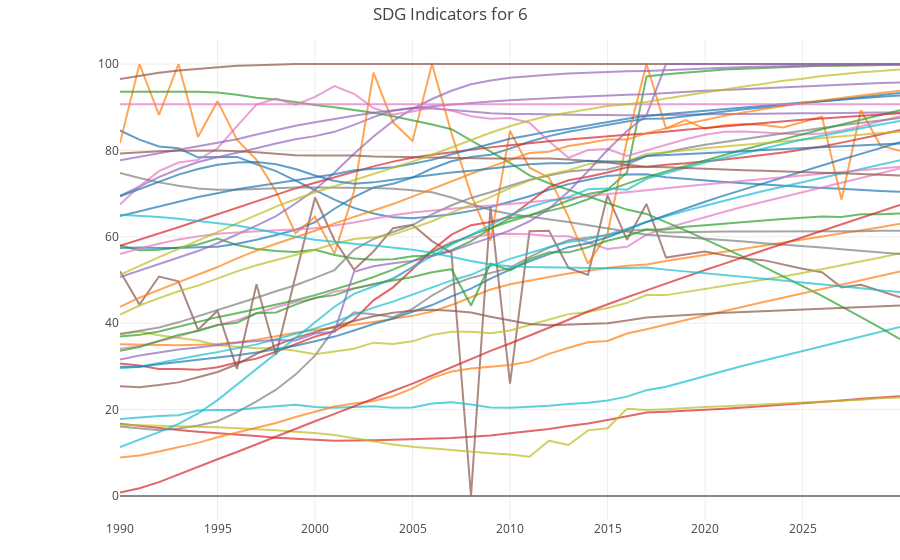

Notebook cell for this chart:
### Code cell
dff = df[df['location_id'] == loc_id]

data = [
            go.Scatter(
                x=dff[dff['ihme_indicator_description'] == i]['year_id'],
                y=dff[dff['ihme_indicator_description'] == i]['scaled_value'],
                text=str(i),  # df[df['cluster'] == i]['location_name'],
                mode='lines',
                opacity=0.7,
                marker={
                    'size': 5,
                    # 'color': df_c[df_c['cluster'] == i]['color'],  # palette[i],
                    # 'line': {'width': 0.5, 'color': 'white'}
                },
                name=f'{i}'
            ) for i in dff['ihme_indicator_description'].unique()
        ]
layout = go.Layout(
            title=f'SDG Indicators for {loc_id}',
            # xaxis={'title': 'Index Value'},
#             yaxis={'title': 'test'},
            margin={'l': 120, 'b': 40, 't': 40, 'r': 0},
            showlegend=False,
            # legend={'x': 0, 'y': 1},
            hovermode='closest')
fig = dict(data=data, layout=layout)

# iplot(data)
iplot(fig)

### Figure 1 — Plotly figure (JSON) as saved in the notebook; plotly's stock layout.template omitted (floating-point values rounded to 4 significant figures)
{"data": [{"marker": {"size": 5}, "mode": "lines", "name": "Indicator 3.3.1: Age-standardised rate of new HIV infections (per 1,000 population)", "opacity": 0.7, "text": "Indicator 3.3.1: Age-standardised rate of new HIV infections (per 1,000 population)", "type": "scatter", "uid": "b022c99f-9227-40d8-8077-1269cbecf6ab", "x": [1990, 1991, 1992, 1993, 1994, 1995, 1996, 1997, 1998, 1999, 2000, 2001, 2002, 2003, 2004, 2005, 2006, 2007, 2008, 2009, 2010, 2011, 2012, 2013, 2014, 2015, 2016, 2017, 2018, 2019, 2020, 2021, 2022, 2023, 2024, 2025, 2026, 2027, 2028, 2029, 2030], "y": [84.6, 82.5, 80.9, 80.5, 78.4, 78.5, 78.5, 76.8, 75.2, 73, 70.8, 68.6, 66.7, 65.4, 64.5, 64.3, 64.7, 65.2, 66, 66.9, 68.1, 69.4, 70.9, 72.2, 73.2, 74.1, 74.4, 74.5, 73.8, 73.4, 73, 72.7, 72.4, 72.1, 71.8, 71.6, 71.3, 71.1, 70.8, 70.6, 70.4]}, {"marker": {"size": 5}, "mode": "lines", "name": "Indicator 3.3.2: Age-standardised rate of tuberculosis cases (per 100,000 population)", "opacity": 0.7, "text": "Indicator 3.3.2: Age-standardised rate of tuberculosis cases (per 100,000 population)", "type": "scatter", "uid": "a59c9268-bb99-4e42-958f-2b48d7209fa1", "x": [1990, 1991, 1992, 1993, 1994, 1995, 1996, 1997, 1998, 1999, 2000, 2001, 2002, 2003, 2004, 2005, 2006, 2007, 2008, 2009, 2010, 2011, 2012, 2013, 2014, 2015, 2016, 2017, 2018, 2019, 2020, 2021, 2022, 2023, 2024, 2025, 2026, 2027, 2028, 2029, 2030], "y": [35.1, 35, 34.9, 34.9, 35, 35.2, 35.6, 36.2, 37, 37.8, 38.4, 39, 39.6, 40.3, 41, 41.7, 42.7, 44.2, 46, 47.8, 49, 49.9, 50.7, 51.5, 52.2, 52.8, 53.3, 53.6, 54.4, 55.1, 55.8, 56.6, 57.3, 58, 58.7, 59.4, 60.1, 60.8, 61.5, 62.2, 63]}, {"marker": {"size": 5}, "mode": "lines", "name": "Indicator 3.3.3: Age-standardised rate of malaria cases (per 1,000 population)", "opacity": 0.7, "text": "Indicator 3.3.3: Age-standardised rate of malaria cases (per 1,000 population)", "type": "scatter", "uid": "a331555a-1785-46d5-adb9-c60c8847115e", "x": [1990, 1991, 1992, 1993, 1994, 1995, 1996, 1997, 1998, 1999, 2000, 2001, 2002, 2003, 2004, 2005, 2006, 2007, 2008, 2009, 2010, 2011, 2012, 2013, 2014, 2015, 2016, 2017, 2018, 2019, 2020, 2021, 2022, 2023, 2024, 2025, 2026, 2027, 2028, 2029, 2030], "y": [58, 56.9, 57, 57.5, 58.2, 59.6, 58.1, 57.2, 56.7, 56.5, 57, 55.8, 55, 54.7, 54.8, 55.5, 55.7, 56.9, 59, 61.9, 64.3, 65, 66, 67.1, 68.7, 70.9, 74.9, 97.1, 97.6, 98, 98.4, 98.7, 98.9, 99.1, 99.3, 99.4, 99.6, 99.6, 99.7, 99.8, 99.8]}, {"marker": {"size": 5}, "mode": "lines", "name": "Indicator 3.3.4: Age-standardised rate of hepatitis B incidence (per 100,000 population)", "opacity": 0.7, "text": "Indicator 3.3.4: Age-standardised rate of hepatitis B incidence (per 100,000 population)", "type": "scatter", "uid": "7c5be337-82c3-43e8-ad37-864925712f38", "x": [1990, 1991, 1992, 1993, 1994, 1995, 1996, 1997, 1998, 1999, 2000, 2001, 2002, 2003, 2004, 2005, 2006, 2007, 2008, 2009, 2010, 2011, 2012, 2013, 2014, 2015, 2016, 2017, 2018, 2019, 2020, 2021, 2022, 2023, 2024, 2025, 2026, 2027, 2028, 2029, 2030], "y": [16.7, 16.2, 15.7, 15.3, 14.9, 14.6, 14.3, 13.9, 13.5, 13.2, 13, 12.8, 12.8, 12.9, 13, 13.1, 13.3, 13.4, 13.7, 14, 14.5, 15, 15.5, 16.2, 16.8, 17.6, 18.4, 19.3, 19.5, 19.7, 20, 20.2, 20.5, 20.8, 21.1, 21.4, 21.8, 22.1, 22.5, 22.8, 23.1]}, {"marker": {"size": 5}, "mode": "lines", "name": "Indicator 3.3.5: Age-standardised prevalence of the sum of 18 neglected tropical diseases (NTDs) (%)", "opacity": 0.7, "text": "Indicator 3.3.5: Age-standardised prevalence of the sum of 18 neglected tropical diseases (NTDs) (%)", "type": "scatter", "uid": "f976e69e-7643-42e2-a539-0310911ae57b", "x": [1990, 1991, 1992, 1993, 1994, 1995, 1996, 1997, 1998, 1999, 2000, 2001, 2002, 2003, 2004, 2005, 2006, 2007, 2008, 2009, 2010, 2011, 2012, 2013, 2014, 2015, 2016, 2017, 2018, 2019, 2020, 2021, 2022, 2023, 2024, 2025, 2026, 2027, 2028, 2029, 2030], "y": [69.5, 71.7, 73.8, 75.7, 77.3, 78.4, 79.4, 80.5, 81.6, 82.6, 83.3, 84.3, 85.9, 87.7, 89.2, 89.8, 89.7, 89.4, 89, 88.6, 88.4, 88.4, 88.3, 88.2, 88.2, 88.2, 88.1, 88.1, 88.2, 88.3, 88.3, 88.4, 88.4, 88.5, 88.6, 88.6, 88.6, 88.7, 88.7, 88.8, 88.8]}, {"marker": {"size": 5}, "mode": "lines", "name": "Indicator 1.5.1: Death rate due to exposure to forces of nature (per 100,000 population) ", "opacity": 0.7, "text": "Indicator 1.5.1: Death rate due to exposure to forces of nature (per 100,000 population) ", "type": "scatter", "uid": "5f15d8f8-a59c-4a5e-9809-f7c84e292069", "x": [1990, 1991, 1992, 1993, 1994, 1995, 1996, 1997, 1998, 1999, 2000, 2001, 2002, 2003, 2004, 2005, 2006, 2007, 2008, 2009, 2010, 2011, 2012, 2013, 2014, 2015, 2016, 2017, 2018, 2019, 2020, 2021, 2022, 2023, 2024, 2025, 2026, 2027, 2028, 2029, 2030], "y": [52, 44.3, 50.8, 49.7, 38.5, 42.9, 29.4, 49, 32.7, 51, 69.1, 59.2, 52.4, 56.6, 62, 62.8, 59, 56.3, 0, 66.9, 26, 61.3, 61.4, 52.8, 51.2, 69.6, 59.3, 67.6, 55.2, 55.9, 56.6, 55.7, 54.9, 54.6, 53.6, 52.6, 51.8, 48.3, 48.9, 47.4, 46]}, {"marker": {"size": 5}, "mode": "lines", "name": "Indicator 3.4.1: Age-standardised death rate due to cardiovascular disease, cancer, diabetes, and chronic respiratory disease in populations aged 30-70 (per 100,000 population)", "opacity": 0.7, "text": "Indicator 3.4.1: Age-standardised death rate due to cardiovascular disease, cancer, diabetes, and chronic respiratory disease in populations aged 30-70 (per 100,000 population)", "type": "scatter", "uid": "d716e110-54e6-4acc-842e-02dbcd1e0db9", "x": [1990, 1991, 1992, 1993, 1994, 1995, 1996, 1997, 1998, 1999, 2000, 2001, 2002, 2003, 2004, 2005, 2006, 2007, 2008, 2009, 2010, 2011, 2012, 2013, 2014, 2015, 2016, 2017, 2018, 2019, 2020, 2021, 2022, 2023, 2024, 2025, 2026, 2027, 2028, 2029, 2030], "y": [34.1, 34.7, 35.8, 36.9, 38.4, 39.5, 40.7, 42.3, 43.7, 44.9, 45.7, 47.3, 48.1, 48.9, 50.2, 53, 56.6, 58.8, 59.9, 60.6, 60.7, 60.6, 60.2, 60.1, 58.7, 57.2, 57.7, 60.5, 62, 63.3, 64.6, 65.8, 67, 68.1, 69.3, 70.4, 71.5, 72.6, 73.6, 74.7, 75.8]}, {"marker": {"size": 5}, "mode": "lines", "name": "Indicator 3.4.2: Age-standardised death rate due to self-harm (per 100,000 population)", "opacity": 0.7, "text": "Indicator 3.4.2: Age-standardised death rate due to self-harm (per 100,000 population)", "type": "scatter", "uid": "bd4d2d8f-0da9-4eed-a908-04b8b4779832", "x": [1990, 1991, 1992, 1993, 1994, 1995, 1996, 1997, 1998, 1999, 2000, 2001, 2002, 2003, 2004, 2005, 2006, 2007, 2008, 2009, 2010, 2011, 2012, 2013, 2014, 2015, 2016, 2017, 2018, 2019, 2020, 2021, 2022, 2023, 2024, 2025, 2026, 2027, 2028, 2029, 2030], "y": [16.1, 15.6, 15.2, 15.6, 16.3, 17.3, 19.4, 21.9, 24.6, 28.1, 32.5, 38.8, 42.5, 42.1, 41.4, 43.3, 46.4, 48.9, 50.5, 51.6, 52.8, 55.3, 57.5, 59.2, 59.8, 60.4, 61.4, 61.7, 61, 61.1, 61.1, 61.2, 61.2, 61.2, 61.3, 61.3, 61.3, 61.3, 61.3, 61.4, 61.4]}, {"marker": {"size": 5}, "mode": "lines", "name": "Indicator 3.6.1: Age-standardised death rate due to road injuries (per 100,000 population)", "opacity": 0.7, "text": "Indicator 3.6.1: Age-standardised death rate due to road injuries (per 100,000 population)", "type": "scatter", "uid": "02750ec3-201d-4aec-8ed8-c07857508014", "x": [1990, 1991, 1992, 1993, 1994, 1995, 1996, 1997, 1998, 1999, 2000, 2001, 2002, 2003, 2004, 2005, 2006, 2007, 2008, 2009, 2010, 2011, 2012, 2013, 2014, 2015, 2016, 2017, 2018, 2019, 2020, 2021, 2022, 2023, 2024, 2025, 2026, 2027, 2028, 2029, 2030], "y": [37.5, 38.1, 37.2, 36.6, 36, 34.9, 34.6, 34.2, 34.2, 33.6, 32.8, 33.5, 34.1, 35.5, 35.2, 35.8, 37.3, 38, 38, 37.7, 38.3, 39.6, 40.9, 42.1, 42.6, 43.5, 44.7, 46.5, 46.5, 47.2, 47.9, 48.6, 49.3, 50, 50.8, 51.6, 52.5, 53.3, 54.2, 55.2, 56.2]}, {"marker": {"size": 5}, "mode": "lines", "name": "Indicator 3.9.3: Age-standardised death rate due to unintentional poisonings (per 100,000 population)", "opacity": 0.7, "text": "Indicator 3.9.3: Age-standardised death rate due to unintentional poisonings (per 100,000 population)", "type": "scatter", "uid": "ee8c5a86-e7b3-4ca1-8758-c266010b1773", "x": [1990, 1991, 1992, 1993, 1994, 1995, 1996, 1997, 1998, 1999, 2000, 2001, 2002, 2003, 2004, 2005, 2006, 2007, 2008, 2009, 2010, 2011, 2012, 2013, 2014, 2015, 2016, 2017, 2018, 2019, 2020, 2021, 2022, 2023, 2024, 2025, 2026, 2027, 2028, 2029, 2030], "y": [17.8, 18.2, 18.5, 18.7, 19.8, 19.9, 19.9, 20.4, 20.7, 21.1, 20.6, 20.4, 20.6, 20.8, 20.4, 20.5, 21.4, 21.7, 21.2, 20.5, 20.4, 20.6, 20.9, 21.3, 21.6, 22.1, 23, 24.5, 25.3, 26.5, 27.8, 29, 30.2, 31.3, 32.5, 33.6, 34.7, 35.8, 36.9, 38, 39.1]}, {"marker": {"size": 5}, "mode": "lines", "name": "Indicator 16.1.1: Age-standardised death rate due to interpersonal violence (per 100,000 population)", "opacity": 0.7, "text": "Indicator 16.1.1: Age-standardised death rate due to interpersonal violence (per 100,000 population)", "type": "scatter", "uid": "e2a55cc3-dc57-4bd0-97dd-86cb14da1840", "x": [1990, 1991, 1992, 1993, 1994, 1995, 1996, 1997, 1998, 1999, 2000, 2001, 2002, 2003, 2004, 2005, 2006, 2007, 2008, 2009, 2010, 2011, 2012, 2013, 2014, 2015, 2016, 2017, 2018, 2019, 2020, 2021, 2022, 2023, 2024, 2025, 2026, 2027, 2028, 2029, 2030], "y": [57.4, 57.5, 57.4, 57.4, 57.6, 57.7, 58.4, 59.3, 60.4, 61.6, 63.4, 66.5, 69.2, 71.4, 72.3, 73.7, 75.8, 77.5, 78.5, 79, 80.4, 82, 83.3, 84.3, 85.1, 85.9, 86.7, 87.3, 87.4, 87.9, 88.5, 89, 89.5, 89.9, 90.4, 90.9, 91.4, 91.9, 92.3, 92.8, 93.3]}, {"marker": {"size": 5}, "mode": "lines", "name": "Indicator 16.1.2: Death rate due to conflict and terrorism (per 100,000 population)", "opacity": 0.7, "text": "Indicator 16.1.2: Death rate due to conflict and terrorism (per 100,000 population)", "type": "scatter", "uid": "ad67ca7d-090f-4725-b11d-50d53ced10b3", "x": [1990, 1991, 1992, 1993, 1994, 1995, 1996, 1997, 1998, 1999, 2000, 2001, 2002, 2003, 2004, 2005, 2006, 2007, 2008, 2009, 2010, 2011, 2012, 2013, 2014, 2015, 2016, 2017, 2018, 2019, 2020, 2021, 2022, 2023, 2024, 2025, 2026, 2027, 2028, 2029, 2030], "y": [81.7, 100, 88.2, 100, 83.1, 91.4, 82.5, 77.8, 70.5, 60.8, 64.6, 56.1, 70.5, 98, 86.5, 82.2, 100, 84, 69.8, 59.1, 84.5, 76, 73.7, 64.6, 53.8, 60.7, 82.3, 100, 85.1, 87, 85, 85.8, 86.1, 85.9, 85.3, 86.6, 87.8, 68.6, 89.3, 81.1, 79.9]}, {"marker": {"size": 5}, "mode": "lines", "name": "Indicator 2.2.2b: Prevalence of overweight in children aged 2-4 (%)", "opacity": 0.7, "text": "Indicator 2.2.2b: Prevalence of overweight in children aged 2-4 (%)", "type": "scatter", "uid": "eef089e5-32dc-435f-a84c-607e63d263f0", "x": [1990, 1991, 1992, 1993, 1994, 1995, 1996, 1997, 1998, 1999, 2000, 2001, 2002, 2003, 2004, 2005, 2006, 2007, 2008, 2009, 2010, 2011, 2012, 2013, 2014, 2015, 2016, 2017, 2018, 2019, 2020, 2021, 2022, 2023, 2024, 2025, 2026, 2027, 2028, 2029, 2030], "y": [93.6, 93.6, 93.7, 93.6, 93.6, 93.4, 92.9, 92.2, 91.8, 91.2, 90.5, 90, 89.4, 88.7, 87.9, 87, 86, 84.9, 82.3, 79.7, 77.1, 74.2, 72.4, 70.9, 69.4, 67.9, 66.3, 65.3, 63.4, 61.5, 59.4, 57.4, 55.3, 53.1, 50.9, 48.6, 46.3, 43.9, 41.4, 38.9, 36.3]}, {"marker": {"size": 5}, "mode": "lines", "name": "Indicator 3.1.1: Maternal mortality ratio (maternal deaths per 100,000 livebirths) in women aged 10-54 years", "opacity": 0.7, "text": "Indicator 3.1.1: Maternal mortality ratio (maternal deaths per 100,000 livebirths) in women aged 10-54 years", "type": "scatter", "uid": "1adbd09a-3c1a-4023-bd63-ea566e428cfd", "x": [1990, 1991, 1992, 1993, 1994, 1995, 1996, 1997, 1998, 1999, 2000, 2001, 2002, 2003, 2004, 2005, 2006, 2007, 2008, 2009, 2010, 2011, 2012, 2013, 2014, 2015, 2016, 2017, 2018, 2019, 2020, 2021, 2022, 2023, 2024, 2025, 2026, 2027, 2028, 2029, 2030], "y": [30.7, 30.2, 29.4, 29.4, 29.2, 29.8, 30.9, 31.8, 33.4, 35.1, 36.9, 38.1, 40.8, 45.3, 48.3, 52.5, 56.9, 60.5, 62.7, 63.4, 64.7, 68, 71.5, 73.1, 73.9, 74.9, 76.1, 76.2, 76.7, 77, 77.4, 77.9, 78.4, 78.9, 79.5, 80.2, 80.9, 81.8, 82.7, 83.7, 84.7]}, {"marker": {"size": 5}, "mode": "lines", "name": "Indicator 3.1.2: Proportion of births attended by skilled health personnel (%)", "opacity": 0.7, "text": "Indicator 3.1.2: Proportion of births attended by skilled health personnel (%)", "type": "scatter", "uid": "a06a86cd-5d3f-4777-8985-460db5488659", "x": [1990, 1991, 1992, 1993, 1994, 1995, 1996, 1997, 1998, 1999, 2000, 2001, 2002, 2003, 2004, 2005, 2006, 2007, 2008, 2009, 2010, 2011, 2012, 2013, 2014, 2015, 2016, 2017, 2018, 2019, 2020, 2021, 2022, 2023, 2024, 2025, 2026, 2027, 2028, 2029, 2030], "y": [50.7, 52.2, 53.6, 55.1, 56.7, 58.5, 60.5, 62.6, 64.8, 67.7, 70.9, 74.9, 79.2, 83.2, 86.8, 89.6, 91.9, 93.8, 95.3, 96.2, 96.8, 97.2, 97.5, 97.8, 98, 98.2, 98.3, 98.4, 98.6, 98.8, 99, 99.2, 99.3, 99.4, 99.5, 99.6, 99.7, 99.8, 99.8, 99.9, 99.9]}, {"marker": {"size": 5}, "mode": "lines", "name": "Indicator 3.7.1: Proportion of women of reproductive age (15-49 years) who have their need for family planning satisfied with modern methods (%)", "opacity": 0.7, "text": "Indicator 3.7.1: Proportion of women of reproductive age (15-49 years) who have their need for family planning satisfied with modern methods (%)", "type": "scatter", "uid": "1489cf32-4af8-42d2-b9d2-4bd04be1db4d", "x": [1990, 1991, 1992, 1993, 1994, 1995, 1996, 1997, 1998, 1999, 2000, 2001, 2002, 2003, 2004, 2005, 2006, 2007, 2008, 2009, 2010, 2011, 2012, 2013, 2014, 2015, 2016, 2017, 2018, 2019, 2020, 2021, 2022, 2023, 2024, 2025, 2026, 2027, 2028, 2029, 2030], "y": [96.5, 97.3, 98, 98.5, 98.9, 99.3, 99.6, 99.7, 99.9, 100, 100, 100, 100, 100, 100, 100, 100, 100, 100, 100, 100, 100, 100, 100, 100, 100, 100, 100, 100, 100, 100, 100, 100, 100, 100, 100, 100, 100, 100, 100, 100]}, {"marker": {"size": 5}, "mode": "lines", "name": "Indicator 3.7.2: Number of livebirths per 1,000 women aged 10-19 years old", "opacity": 0.7, "text": "Indicator 3.7.2: Number of livebirths per 1,000 women aged 10-19 years old", "type": "scatter", "uid": "b769c2a3-d3b1-4fdc-957e-69ef459acfb6", "x": [1990, 1991, 1992, 1993, 1994, 1995, 1996, 1997, 1998, 1999, 2000, 2001, 2002, 2003, 2004, 2005, 2006, 2007, 2008, 2009, 2010, 2011, 2012, 2013, 2014, 2015, 2016, 2017, 2018, 2019, 2020, 2021, 2022, 2023, 2024, 2025, 2026, 2027, 2028, 2029, 2030], "y": [67.5, 71.7, 75.2, 77.2, 77.8, 80.5, 85.6, 90.6, 92, 90.6, 92.4, 94.9, 93.1, 89.8, 88.3, 89, 89.9, 89.2, 87.9, 87.3, 87.5, 86.4, 82.1, 78.3, 80.1, 80.3, 78.7, 80, 81.3, 82.6, 83.6, 84.3, 84.4, 84.2, 84, 83.7, 83.9, 84.6, 85.6, 86.7, 87.9]}, {"marker": {"size": 5}, "mode": "lines", "name": "Indicator 3.8.1: Coverage of essential health services, as defined by the UHC service coverage index of 9 tracer interventions and risk-standardised death rates or mortality-to-incidence ratios from 32 causes amenable to personal healthcare.", "opacity": 0.7, "text": "Indicator 3.8.1: Coverage of essential health services, as defined by the UHC service coverage index of 9 tracer interventions and risk-standardised death rates or mortality-to-incidence ratios from 32 causes amenable to personal healthcare.", "type": "scatter", "uid": "61186f60-3e91-4272-b8f2-85f5569d529d", "x": [1990, 1991, 1992, 1993, 1994, 1995, 1996, 1997, 1998, 1999, 2000, 2001, 2002, 2003, 2004, 2005, 2006, 2007, 2008, 2009, 2010, 2011, 2012, 2013, 2014, 2015, 2016, 2017, 2018, 2019, 2020, 2021, 2022, 2023, 2024, 2025, 2026, 2027, 2028, 2029, 2030], "y": [37.5, 38.2, 39, 40.2, 41.6, 43, 44.4, 45.9, 47.4, 48.8, 50.5, 52.3, 57, 59.5, 61.1, 62.7, 65.2, 67.3, 69, 70.3, 71.8, 73.2, 74.2, 75.1, 75.5, 75.6, 76.7, 78.7, 79.5, 80.5, 81.3, 82, 82.6, 83.3, 83.9, 84.6, 85.2, 85.8, 86.4, 86.9, 87.5]}, {"marker": {"size": 5}, "mode": "lines", "name": "Indicator 11.6.2: Population-weighted mean levels of fine particulate matter smaller than 2.5 microns in diameter (PM2.5)", "opacity": 0.7, "text": "Indicator 11.6.2: Population-weighted mean levels of fine particulate matter smaller than 2.5 microns in diameter (PM2.5)", "type": "scatter", "uid": "f5add0bb-795d-45d7-8646-5818e2cd52a4", "x": [1990, 1991, 1992, 1993, 1994, 1995, 1996, 1997, 1998, 1999, 2000, 2001, 2002, 2003, 2004, 2005, 2006, 2007, 2008, 2009, 2010, 2011, 2012, 2013, 2014, 2015, 2016, 2017, 2018, 2019, 2020, 2021, 2022, 2023, 2024, 2025, 2026, 2027, 2028, 2029, 2030], "y": [16.5, 16.4, 16.2, 16.1, 16, 15.9, 15.7, 15.5, 15.2, 14.9, 14.6, 14.1, 13.4, 12.7, 11.9, 11.4, 11, 10.7, 10.3, 9.9, 9.6, 9.1, 12.8, 11.8, 15.2, 15.7, 20.2, 19.9, 20.1, 20.4, 20.6, 20.8, 21, 21.2, 21.5, 21.7, 21.9, 22.1, 22.3, 22.6, 22.8]}, {"marker": {"size": 5}, "mode": "lines", "name": "Indicator 3.2.1: Under-5 mortality rate (probability of dying before the age of 5 per 1,000 livebirths)", "opacity": 0.7, "text": "Indicator 3.2.1: Under-5 mortality rate (probability of dying before the age of 5 per 1,000 livebirths)", "type": "scatter", "uid": "7d8ffee4-4db2-4e6b-87c2-91f8933bd0dd", "x": [1990, 1991, 1992, 1993, 1994, 1995, 1996, 1997, 1998, 1999, 2000, 2001, 2002, 2003, 2004, 2005, 2006, 2007, 2008, 2009, 2010, 2011, 2012, 2013, 2014, 2015, 2016, 2017, 2018, 2019, 2020, 2021, 2022, 2023, 2024, 2025, 2026, 2027, 2028, 2029, 2030], "y": [29.6, 29.9, 30.8, 31.7, 32.5, 33.3, 34.2, 35.1, 36.3, 37.5, 38.8, 40.3, 41.9, 43.6, 45, 46.6, 48.2, 49.9, 51.2, 53.2, 54.9, 56.3, 57.6, 58.8, 59.4, 60.5, 61.9, 63.5, 64.8, 66, 67.2, 68.4, 69.5, 70.6, 71.6, 72.7, 73.7, 74.7, 75.7, 76.7, 77.7]}, {"marker": {"size": 5}, "mode": "lines", "name": "Indicator 3.2.2: Neonatal mortality rate (probability of dying during the first 28 days of life per 1,000 livebirths)", "opacity": 0.7, "text": "Indicator 3.2.2: Neonatal mortality rate (probability of dying during the first 28 days of life per 1,000 livebirths)", "type": "scatter", "uid": "b7cd1883-4f1a-47eb-bd10-6fb9ab668690", "x": [1990, 1991, 1992, 1993, 1994, 1995, 1996, 1997, 1998, 1999, 2000, 2001, 2002, 2003, 2004, 2005, 2006, 2007, 2008, 2009, 2010, 2011, 2012, 2013, 2014, 2015, 2016, 2017, 2018, 2019, 2020, 2021, 2022, 2023, 2024, 2025, 2026, 2027, 2028, 2029, 2030], "y": [29.9, 29.9, 30.5, 31, 31.6, 32.1, 32.6, 33.2, 34, 34.8, 35.8, 36.9, 38.3, 39.8, 41.1, 42.6, 44.2, 46.2, 48, 50.3, 52.4, 54.3, 56, 57.6, 58.5, 59.9, 61.6, 63.4, 65, 66.6, 68.1, 69.6, 71, 72.4, 73.8, 75.2, 76.6, 77.9, 79.2, 80.5, 81.9]}, {"marker": {"size": 5}, "mode": "lines", "name": "Indicator 3.9.1: Age-standardised death rate attributable to household air pollution and ambient air pollution (per 100,000 population)", "opacity": 0.7, "text": "Indicator 3.9.1: Age-standardised death rate attributable to household air pollution and ambient air pollution (per 100,000 population)", "type": "scatter", "uid": "759425ec-b908-479c-b840-883308dc9c94", "x": [1990, 1991, 1992, 1993, 1994, 1995, 1996, 1997, 1998, 1999, 2000, 2001, 2002, 2003, 2004, 2005, 2006, 2007, 2008, 2009, 2010, 2011, 2012, 2013, 2014, 2015, 2016, 2017, 2018, 2019, 2020, 2021, 2022, 2023, 2024, 2025, 2026, 2027, 2028, 2029, 2030], "y": [8.9, 9.4, 10.3, 11.3, 12.3, 13.6, 14.7, 15.8, 16.9, 18.3, 19.5, 20.7, 21.4, 22, 23.1, 24.9, 27.3, 28.8, 29.5, 29.9, 30.3, 31.1, 32.9, 34.3, 35.6, 35.9, 37.6, 38.6, 39.7, 40.7, 41.8, 42.8, 43.9, 44.9, 45.9, 46.9, 48, 49, 50, 51, 52]}, {"marker": {"size": 5}, "mode": "lines", "name": "Indicator 3.9.2: Age-standardised death rate attributable to unsafe water, sanitation, and hygiene (WaSH) (per 100,000 population)", "opacity": 0.7, "text": "Indicator 3.9.2: Age-standardised death rate attributable to unsafe water, sanitation, and hygiene (WaSH) (per 100,000 population)", "type": "scatter", "uid": "2dff4fba-bc03-4915-a813-1079dd885d5b", "x": [1990, 1991, 1992, 1993, 1994, 1995, 1996, 1997, 1998, 1999, 2000, 2001, 2002, 2003, 2004, 2005, 2006, 2007, 2008, 2009, 2010, 2011, 2012, 2013, 2014, 2015, 2016, 2017, 2018, 2019, 2020, 2021, 2022, 2023, 2024, 2025, 2026, 2027, 2028, 2029, 2030], "y": [36.9, 37.3, 38.1, 39.2, 40.4, 41.4, 42.3, 43.3, 44.3, 45.3, 46.5, 47.8, 49.2, 50.7, 52.4, 54.3, 56.4, 58.5, 60.4, 62, 63.6, 64.9, 66.6, 68.4, 69.9, 70.7, 72.3, 73.8, 75.1, 76.4, 77.7, 78.9, 80.2, 81.4, 82.6, 83.7, 84.9, 86, 87.1, 88.3, 89.3]}, {"marker": {"size": 5}, "mode": "lines", "name": "Indicator 2.2.1: Prevalence of stunting in children under 5 (%)", "opacity": 0.7, "text": "Indicator 2.2.1: Prevalence of stunting in children under 5 (%)", "type": "scatter", "uid": "d9d71755-99d6-4d50-b08d-b9304829efe4", "x": [1990, 1991, 1992, 1993, 1994, 1995, 1996, 1997, 1998, 1999, 2000, 2001, 2002, 2003, 2004, 2005, 2006, 2007, 2008, 2009, 2010, 2011, 2012, 2013, 2014, 2015, 2016, 2017, 2018, 2019, 2020, 2021, 2022, 2023, 2024, 2025, 2026, 2027, 2028, 2029, 2030], "y": [57.9, 59.3, 60.7, 62.2, 63.7, 65.2, 66.7, 68.2, 69.7, 71.2, 72.5, 73.8, 75.1, 76.3, 77.4, 78.3, 79, 79.6, 80.2, 80.7, 81.2, 81.7, 82.1, 82.5, 82.9, 83.3, 83.6, 83.9, 84.4, 84.8, 85.2, 85.6, 86, 86.4, 86.7, 87.1, 87.4, 87.7, 88, 88.3, 88.6]}, {"marker": {"size": 5}, "mode": "lines", "name": "Indicator 2.2.2a: Prevalence of wasting in children under 5 (%)", "opacity": 0.7, "text": "Indicator 2.2.2a: Prevalence of wasting in children under 5 (%)", "type": "scatter", "uid": "1bc3421d-b75c-48b6-8fc8-b4bd3ee04815", "x": [1990, 1991, 1992, 1993, 1994, 1995, 1996, 1997, 1998, 1999, 2000, 2001, 2002, 2003, 2004, 2005, 2006, 2007, 2008, 2009, 2010, 2011, 2012, 2013, 2014, 2015, 2016, 2017, 2018, 2019, 2020, 2021, 2022, 2023, 2024, 2025, 2026, 2027, 2028, 2029, 2030], "y": [77.7, 78.5, 79.3, 80.1, 80.9, 81.7, 82.6, 83.7, 84.7, 85.7, 86.5, 87.3, 88, 88.7, 89.3, 89.8, 90.2, 90.6, 90.9, 91.3, 91.6, 91.9, 92.1, 92.3, 92.5, 92.8, 92.9, 93, 93.3, 93.5, 93.8, 94, 94.2, 94.5, 94.7, 94.9, 95.1, 95.2, 95.4, 95.6, 95.7]}, {"marker": {"size": 5}, "mode": "lines", "name": "Indicator 3.a.1: Age-standardised prevalence of current smoking in populations aged 10 and older (%)", "opacity": 0.7, "text": "Indicator 3.a.1: Age-standardised prevalence of current smoking in populations aged 10 and older (%)", "type": "scatter", "uid": "ef9cfe82-8330-44ff-8647-d77655b884f0", "x": [1990, 1991, 1992, 1993, 1994, 1995, 1996, 1997, 1998, 1999, 2000, 2001, 2002, 2003, 2004, 2005, 2006, 2007, 2008, 2009, 2010, 2011, 2012, 2013, 2014, 2015, 2016, 2017, 2018, 2019, 2020, 2021, 2022, 2023, 2024, 2025, 2026, 2027, 2028, 2029, 2030], "y": [25.4, 25.2, 25.7, 26.3, 27.5, 28.7, 30.5, 32.9, 34.9, 36.6, 37.9, 39.2, 40.5, 41.6, 42.4, 42.9, 43.1, 42.9, 42.5, 41.5, 40.6, 39.8, 39.5, 39.7, 39.8, 40, 40.6, 41.3, 41.6, 41.9, 42.1, 42.4, 42.6, 42.8, 43, 43.2, 43.4, 43.6, 43.8, 44, 44.1]}, {"marker": {"size": 5}, "mode": "lines", "name": "Indicator 5.2.1: Age-standardised prevalence of ever-partnered women aged 15 years and older who experienced physical or sexual violence by a current or former intimate partner in the last 12 months (%)", "opacity": 0.7, "text": "Indicator 5.2.1: Age-standardised prevalence of ever-partnered women aged 15 years and older who experienced physical or sexual violence by a current or former intimate partner in the last 12 months (%)", "type": "scatter", "uid": "db3cecf5-6d57-4fb2-a8ab-a3dc3213531b", "x": [1990, 1991, 1992, 1993, 1994, 1995, 1996, 1997, 1998, 1999, 2000, 2001, 2002, 2003, 2004, 2005, 2006, 2007, 2008, 2009, 2010, 2011, 2012, 2013, 2014, 2015, 2016, 2017, 2018, 2019, 2020, 2021, 2022, 2023, 2024, 2025, 2026, 2027, 2028, 2029, 2030], "y": [56, 57.3, 58.4, 59.4, 60.1, 60.7, 61, 61.3, 61.5, 61.7, 62, 62.6, 63.3, 64.2, 65, 65.6, 66.1, 66.5, 66.9, 67.2, 67.6, 68, 68.5, 68.9, 69.4, 69.9, 70.3, 70.8, 71.3, 71.7, 72.1, 72.6, 73, 73.4, 73.8, 74.2, 74.6, 75.1, 75.5, 75.9, 76.2]}, {"marker": {"size": 5}, "mode": "lines", "name": "Indicator 3.5.2: Risk-weighted prevalence of alcohol consumption, as measured by the summary exposure value (SEV) for alcohol use (%)", "opacity": 0.7, "text": "Indicator 3.5.2: Risk-weighted prevalence of alcohol consumption, as measured by the summary exposure value (SEV) for alcohol use (%)", "type": "scatter", "uid": "1e493726-692f-47ef-9a1f-701c76c9324a", "x": [1990, 1991, 1992, 1993, 1994, 1995, 1996, 1997, 1998, 1999, 2000, 2001, 2002, 2003, 2004, 2005, 2006, 2007, 2008, 2009, 2010, 2011, 2012, 2013, 2014, 2015, 2016, 2017, 2018, 2019, 2020, 2021, 2022, 2023, 2024, 2025, 2026, 2027, 2028, 2029, 2030], "y": [74.8, 73.6, 72.6, 71.8, 71.2, 70.9, 70.9, 71.1, 71.3, 71.4, 71.4, 71.4, 71.4, 71.3, 71.1, 70.8, 70.3, 69.1, 67.6, 66.2, 65.3, 64.7, 64.1, 63.4, 62.7, 62, 61.2, 60.5, 60.2, 59.9, 59.6, 59.2, 58.9, 58.5, 58.2, 57.8, 57.5, 57.1, 56.7, 56.4, 56]}, {"marker": {"size": 5}, "mode": "lines", "name": "Indicator 6.1.1: Risk-weighted prevalence of populations using unsafe or unimproved water sources, as measured by the summary exposure value (SEV) for unsafe water (%)", "opacity": 0.7, "text": "Indicator 6.1.1: Risk-weighted prevalence of populations using unsafe or unimproved water sources, as measured by the summary exposure value (SEV) for unsafe water (%)", "type": "scatter", "uid": "b514b467-9ab4-45c5-aa59-0574eae49c94", "x": [1990, 1991, 1992, 1993, 1994, 1995, 1996, 1997, 1998, 1999, 2000, 2001, 2002, 2003, 2004, 2005, 2006, 2007, 2008, 2009, 2010, 2011, 2012, 2013, 2014, 2015, 2016, 2017, 2018, 2019, 2020, 2021, 2022, 2023, 2024, 2025, 2026, 2027, 2028, 2029, 2030], "y": [42, 44.1, 45.8, 47.4, 48.7, 50.3, 52, 53.4, 54.6, 55.8, 57, 58.4, 59.5, 59.9, 60.5, 62, 63.6, 65.6, 67.4, 69.2, 71.3, 73, 74.4, 75.4, 76.8, 77.3, 77.5, 79.2, 79.6, 80.1, 80.5, 80.9, 81.3, 81.7, 82.1, 82.5, 82.9, 83.2, 83.6, 84, 84.3]}, {"marker": {"size": 5}, "mode": "lines", "name": "Indicator 6.2.1a: Risk-weighted prevalence of populations using unsafe or unimproved sanitation, as measured by the summary exposure value (SEV) for unsafe sanitation (%)", "opacity": 0.7, "text": "Indicator 6.2.1a: Risk-weighted prevalence of populations using unsafe or unimproved sanitation, as measured by the summary exposure value (SEV) for unsafe sanitation (%)", "type": "scatter", "uid": "dad3163e-b75e-495f-b0cf-37ddc39b5739", "x": [1990, 1991, 1992, 1993, 1994, 1995, 1996, 1997, 1998, 1999, 2000, 2001, 2002, 2003, 2004, 2005, 2006, 2007, 2008, 2009, 2010, 2011, 2012, 2013, 2014, 2015, 2016, 2017, 2018, 2019, 2020, 2021, 2022, 2023, 2024, 2025, 2026, 2027, 2028, 2029, 2030], "y": [11.3, 13, 14.8, 16.7, 19.1, 22.2, 25.8, 29.5, 33.1, 36.6, 40.2, 43.8, 46.8, 48.5, 50.4, 52.9, 55.5, 58.2, 60.4, 62.7, 65, 66.9, 68.2, 69.2, 71, 71.2, 70.9, 73.4, 74.7, 76, 77.2, 78.3, 79.4, 80.5, 81.5, 82.5, 83.4, 84.3, 85.2, 86, 86.8]}, {"marker": {"size": 5}, "mode": "lines", "name": "Indicator 6.2.1b: Risk-weighted prevalence of populations without access to a handwashing facility, as measured by the summary exposure value (SEV) for unsafe hygiene (%)", "opacity": 0.7, "text": "Indicator 6.2.1b: Risk-weighted prevalence of populations without access to a handwashing facility, as measured by the summary exposure value (SEV) for unsafe hygiene (%)", "type": "scatter", "uid": "a31bc10a-7ffa-40b7-b2b0-927bf16791a8", "x": [1990, 1991, 1992, 1993, 1994, 1995, 1996, 1997, 1998, 1999, 2000, 2001, 2002, 2003, 2004, 2005, 2006, 2007, 2008, 2009, 2010, 2011, 2012, 2013, 2014, 2015, 2016, 2017, 2018, 2019, 2020, 2021, 2022, 2023, 2024, 2025, 2026, 2027, 2028, 2029, 2030], "y": [64.8, 65.9, 67, 68.2, 69.2, 70.1, 71, 71.7, 72.4, 73.1, 73.7, 74.5, 75.4, 75.7, 76.1, 76.9, 77.8, 79.1, 80.3, 81.5, 82.7, 83.5, 84.4, 85, 85.8, 86.6, 87.3, 88, 88.4, 88.8, 89.2, 89.6, 90, 90.4, 90.7, 91.1, 91.4, 91.8, 92.1, 92.4, 92.7]}, {"marker": {"size": 5}, "mode": "lines", "name": "Indicator 7.1.2: Risk-weighted prevalence of household air pollution, as measured by the summary exposure value (SEV) for household air pollution (%)", "opacity": 0.7, "text": "Indicator 7.1.2: Risk-weighted prevalence of household air pollution, as measured by the summary exposure value (SEV) for household air pollution (%)", "type": "scatter", "uid": "bb8c0838-c105-4632-af08-8e0ec7b9ef21", "x": [1990, 1991, 1992, 1993, 1994, 1995, 1996, 1997, 1998, 1999, 2000, 2001, 2002, 2003, 2004, 2005, 2006, 2007, 2008, 2009, 2010, 2011, 2012, 2013, 2014, 2015, 2016, 2017, 2018, 2019, 2020, 2021, 2022, 2023, 2024, 2025, 2026, 2027, 2028, 2029, 2030], "y": [43.8, 45.9, 47.7, 49.5, 51.2, 53, 55, 56.8, 58.4, 59.9, 61.4, 63.1, 64.6, 66, 67.6, 69.3, 71.1, 72.9, 74.6, 76.2, 77.8, 79.4, 79.7, 81, 81.7, 82.5, 82.5, 84, 85.1, 86.1, 87.1, 88, 88.8, 89.6, 90.3, 91, 91.6, 92.2, 92.8, 93.3, 93.8]}, {"marker": {"size": 5}, "mode": "lines", "name": "SDG Index: Geometric mean of all health-related SDG indicators (scale of 0 to 100)", "opacity": 0.7, "text": "SDG Index: Geometric mean of all health-related SDG indicators (scale of 0 to 100)", "type": "scatter", "uid": "b86358c1-73e8-4e7b-94f3-4a032fffc799", "x": [1990, 1991, 1992, 1993, 1994, 1995, 1996, 1997, 1998, 1999, 2000, 2001, 2002, 2003, 2004, 2005, 2006, 2007, 2008, 2009, 2010, 2011, 2012, 2013, 2014, 2015, 2016, 2017, 2018, 2019, 2020, 2021, 2022, 2023, 2024, 2025, 2026, 2027, 2028, 2029, 2030], "y": [33.6, 34.5, 35.9, 37.3, 38.2, 39.6, 40.1, 42.3, 42.5, 44.3, 45.9, 46.5, 48, 49.1, 49.9, 50.7, 51.8, 52.5, 44.1, 53.8, 52.2, 54.8, 56.4, 56.4, 57.6, 59.1, 60.2, 61.7, 61.7, 62.3, 62.7, 63.1, 63.4, 63.8, 64.1, 64.4, 64.7, 64.6, 65.2, 65.2, 65.4]}, {"marker": {"size": 5}, "mode": "lines", "name": "Indicator 8.8.1: Age-standardised all-cause disability-adjusted life year (DALY) rates attributable to occupational risks (per 100,000 population)", "opacity": 0.7, "text": "Indicator 8.8.1: Age-standardised all-cause disability-adjusted life year (DALY) rates attributable to occupational risks (per 100,000 population)", "type": "scatter", "uid": "a2acb4e4-fcc4-49c0-b37e-b530ae217b98", "x": [1990, 1991, 1992, 1993, 1994, 1995, 1996, 1997, 1998, 1999, 2000, 2001, 2002, 2003, 2004, 2005, 2006, 2007, 2008, 2009, 2010, 2011, 2012, 2013, 2014, 2015, 2016, 2017, 2018, 2019, 2020, 2021, 2022, 2023, 2024, 2025, 2026, 2027, 2028, 2029, 2030], "y": [0.8, 1.8, 3.2, 5, 6.8, 8.5, 10.2, 12, 13.8, 15.6, 17.3, 19, 20.7, 22.5, 24.3, 26, 27.9, 29.8, 31.7, 33.6, 35.3, 37.1, 38.9, 40.8, 42.7, 44.4, 46, 47.6, 49.2, 50.7, 52.3, 53.8, 55.4, 56.9, 58.4, 59.9, 61.4, 62.9, 64.4, 65.9, 67.4]}, {"marker": {"size": 5}, "mode": "lines", "name": "Indicator 3.b.1: Coverage of eight vaccines in target populations (%)", "opacity": 0.7, "text": "Indicator 3.b.1: Coverage of eight vaccines in target populations (%)", "type": "scatter", "uid": "f88b79c9-006d-43dd-8cb8-51b77dce2bb2", "x": [1990, 1991, 1992, 1993, 1994, 1995, 1996, 1997, 1998, 1999, 2000, 2001, 2002, 2003, 2004, 2005, 2006, 2007, 2008, 2009, 2010, 2011, 2012, 2013, 2014, 2015, 2016, 2017, 2018, 2019, 2020, 2021, 2022, 2023, 2024, 2025, 2026, 2027, 2028, 2029, 2030], "y": [31.6, 32.5, 33.2, 33.9, 34.4, 35, 35.5, 35.9, 36.1, 36, 37.6, 38, 51.9, 53.2, 53.9, 54.4, 55.5, 56.7, 58.3, 59.8, 61.5, 63.6, 66.5, 70.5, 75.2, 80.1, 84.5, 88.1, 100, 100, 100, 100, 100, 100, 100, 100, 100, 100, 100, 100, 100]}, {"marker": {"size": 5}, "mode": "lines", "name": "Indicator 16.2.3: Age-standardised prevalence of women and men aged 18-29 years who experienced sexual violence by age 18 (%)", "opacity": 0.7, "text": "Indicator 16.2.3: Age-standardised prevalence of women and men aged 18-29 years who experienced sexual violence by age 18 (%)", "type": "scatter", "uid": "be8a75fc-312e-40b6-bb92-20cdc1ee85c4", "x": [1990, 1991, 1992, 1993, 1994, 1995, 1996, 1997, 1998, 1999, 2000, 2001, 2002, 2003, 2004, 2005, 2006, 2007, 2008, 2009, 2010, 2011, 2012, 2013, 2014, 2015, 2016, 2017, 2018, 2019, 2020, 2021, 2022, 2023, 2024, 2025, 2026, 2027, 2028, 2029, 2030], "y": [79.3, 79.6, 79.8, 79.9, 79.9, 80, 79.8, 79.6, 79.2, 78.9, 78.8, 78.8, 78.8, 78.6, 78.5, 78.4, 78.3, 78.2, 78.2, 78.1, 78.1, 78.1, 78.1, 77.9, 77.6, 77.2, 76.7, 76.2, 76.1, 75.9, 75.7, 75.6, 75.4, 75.3, 75.1, 75, 74.8, 74.7, 74.5, 74.4, 74.2]}, {"marker": {"size": 5}, "mode": "lines", "name": "Indicator 16.1.3a: Age-standardised prevalence of physical violence experienced by populations in the past 12 months (%)", "opacity": 0.7, "text": "Indicator 16.1.3a: Age-standardised prevalence of physical violence experienced by populations in the past 12 months (%)", "type": "scatter", "uid": "9745d482-6473-44b7-8462-fe6f4c188394", "x": [1990, 1991, 1992, 1993, 1994, 1995, 1996, 1997, 1998, 1999, 2000, 2001, 2002, 2003, 2004, 2005, 2006, 2007, 2008, 2009, 2010, 2011, 2012, 2013, 2014, 2015, 2016, 2017, 2018, 2019, 2020, 2021, 2022, 2023, 2024, 2025, 2026, 2027, 2028, 2029, 2030], "y": [90.7, 90.7, 90.7, 90.7, 90.7, 90.7, 90.7, 90.7, 90.7, 90.7, 90.7, 90.7, 90.7, 90.7, 90.7, 90.7, 90.7, 90.7, 90.7, 90.7, 90.7, 90.7, 90.7, 90.7, 90.7, 90.7, 90.7, 90.7, 90.7, 90.7, 90.7, 90.7, 90.7, 90.7, 90.7, 90.7, 90.7, 90.7, 90.7, 90.7, 90.7]}, {"marker": {"size": 5}, "mode": "lines", "name": "Indicator 16.1.3c: Age-standardised prevalence of sexual violence experienced by populations in the past 12 months (%)", "opacity": 0.7, "text": "Indicator 16.1.3c: Age-standardised prevalence of sexual violence experienced by populations in the past 12 months (%)", "type": "scatter", "uid": "5b95f085-e824-4e18-b797-a70c5161bff2", "x": [1990, 1991, 1992, 1993, 1994, 1995, 1996, 1997, 1998, 1999, 2000, 2001, 2002, 2003, 2004, 2005, 2006, 2007, 2008, 2009, 2010, 2011, 2012, 2013, 2014, 2015, 2016, 2017, 2018, 2019, 2020, 2021, 2022, 2023, 2024, 2025, 2026, 2027, 2028, 2029, 2030], "y": [0, 0, 0, 0, 0, 0, 0, 0, 0, 0, 0, 0, 0, 0, 0, 0, 0, 0, 0, 0, 0, 0, 0, 0, 0, 0, 0, 0, 0, 0, 0, 0, 0, 0, 0, 0, 0, 0, 0, 0, 0]}, {"marker": {"size": 5}, "mode": "lines", "name": "Indicator 3.c.1: Physicians, nurses and midwives, and pharmacists per 1,000 population", "opacity": 0.7, "text": "Indicator 3.c.1: Physicians, nurses and midwives, and pharmacists per 1,000 population", "type": "scatter", "uid": "592e869a-0d44-4f4e-9b3f-f020af0b3295", "x": [1990, 1991, 1992, 1993, 1994, 1995, 1996, 1997, 1998, 1999, 2000, 2001, 2002, 2003, 2004, 2005, 2006, 2007, 2008, 2009, 2010, 2011, 2012, 2013, 2014, 2015, 2016, 2017, 2018, 2019, 2020, 2021, 2022, 2023, 2024, 2025, 2026, 2027, 2028, 2029, 2030], "y": [51.2, 53.3, 55.3, 57.2, 59.1, 61.1, 63.1, 65.1, 67, 68.7, 70.3, 71.7, 73.1, 74.5, 76, 77.4, 79, 80.7, 82.3, 84.1, 85.6, 86.9, 88, 88.8, 89.6, 90.3, 90.7, 91.2, 92, 92.7, 93.5, 94.1, 94.8, 95.4, 96.1, 96.6, 97.2, 97.6, 98.1, 98.4, 98.7]}, {"marker": {"size": 5}, "mode": "lines", "name": "Indicator 5.2.2: Age-standardised prevalence of women aged 15 years and older who experienced physical or sexual violence by non-intimate partner in the last 12 months (%)", "opacity": 0.7, "text": "Indicator 5.2.2: Age-standardised prevalence of women aged 15 years and older who experienced physical or sexual violence by non-intimate partner in the last 12 months (%)", "type": "scatter", "uid": "3eae1b17-d779-4680-8992-87c31fe0b221", "x": [1990, 1991, 1992, 1993, 1994, 1995, 1996, 1997, 1998, 1999, 2000, 2001, 2002, 2003, 2004, 2005, 2006, 2007, 2008, 2009, 2010, 2011, 2012, 2013, 2014, 2015, 2016, 2017, 2018, 2019, 2020, 2021, 2022, 2023, 2024, 2025, 2026, 2027, 2028, 2029, 2030], "y": [65.1, 64.9, 64.6, 64.2, 63.7, 63.2, 62.6, 61.8, 60.9, 60, 59.3, 58.8, 58.4, 58, 57.5, 57, 56.3, 55.3, 54.4, 53.6, 53.2, 53, 52.9, 52.8, 52.8, 52.7, 52.8, 52.9, 52.4, 52, 51.6, 51.2, 50.7, 50.3, 49.9, 49.4, 49, 48.5, 48.1, 47.6, 47.2]}, {"marker": {"size": 5}, "mode": "lines", "name": "Indicator 17.19.2c: Percentage of well-certified deaths by a vital registration system among a country's total population (%)", "opacity": 0.7, "text": "Indicator 17.19.2c: Percentage of well-certified deaths by a vital registration system among a country's total population (%)", "type": "scatter", "uid": "4abf73e4-ef30-4971-a080-4f2dcb2517cf", "x": [1990, 1991, 1992, 1993, 1994, 1995, 1996, 1997, 1998, 1999, 2000, 2001, 2002, 2003, 2004, 2005, 2006, 2007, 2008, 2009, 2010, 2011, 2012, 2013, 2014, 2015, 2016, 2017, 2018, 2019, 2020, 2021, 2022, 2023, 2024, 2025, 2026, 2027, 2028, 2029, 2030], "y": [69.4, 71.1, 72.8, 74.4, 75.7, 76.7, 77.2, 77.3, 76.8, 75.7, 74.2, 72.9, 72.3, 72.6, 73.2, 73.8, 74.3, 74.9, 75.3, 75.8, 76.4, 76.8, 77, 77, 77.6, 77.5, 77.3, 78.7, 78.9, 79.1, 79.4, 79.6, 79.8, 80.1, 80.3, 80.5, 80.7, 81, 81.2, 81.4, 81.6]}], "layout": {"hovermode": "closest", "margin": {"b": 40, "l": 120, "r": 0, "t": 40}, "showlegend": false, "title": {"text": "SDG Indicators for 6"}}}
